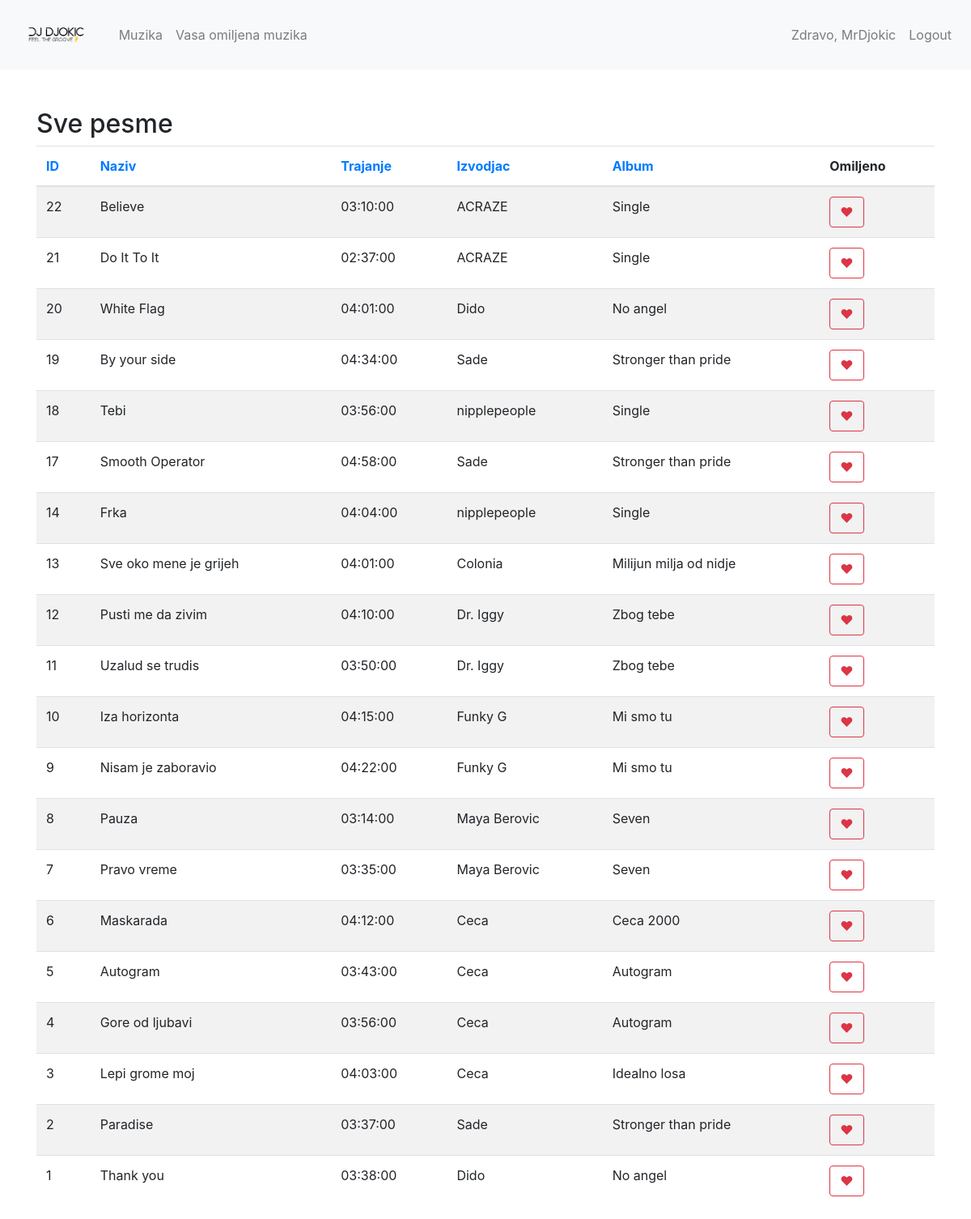
/muzika.php?order_by=id&order_dir=desc (signed in), run on the app's committed database.
### tables this page shows
CREATE TABLE `pesme` (
  `id` int(11) NOT NULL,
  `naziv` varchar(255) NOT NULL,
  `trajanje` time NOT NULL,
  `izvodjac_id` int(11) NOT NULL,
  `album_id` int(11) NOT NULL
);

CREATE TABLE `izvodjaci` (
  `id` int(11) NOT NULL,
  `ime` varchar(255) NOT NULL
);

CREATE TABLE `albumi` (
  `id` int(11) NOT NULL,
  `naziv` varchar(255) NOT NULL,
  `godina_izdavanja` year(4) NOT NULL,
  `izvodjac_id` int(11) NOT NULL
);

### muzika.php (the view, shortened to what this page needs)
<?php
include('header.php');
include('db.php');
$order_by = isset($_GET['order_by']) ? $_GET['order_by'] : 'pesma_naziv';
$order_dir = isset($_GET['order_dir']) && $_GET['order_dir'] == 'desc' ? 'DESC' : 'ASC';
$sql = "SELECT pesme.id, pesme.naziv AS pesma_naziv, pesme.trajanje, izvodjaci.ime AS izvodjac_ime, albumi.naziv AS album_naziv
        FROM pesme
        JOIN izvodjaci ON pesme.izvodjac_id = izvodjaci.id
        JOIN albumi ON pesme.album_id = albumi.id
        ORDER BY $order_by $order_dir";
$result = $conn->query($sql);
?>
<div class="container mt-5">
    <h2>Sve pesme</h2>
    <table class="table table-striped">
        <thead>
            <tr>
                <th><a href="?order_by=id&order_dir=<?= $order_dir == 'ASC' ? 'desc' : 'asc' ?>">ID</a></th>
                <th><a href="?order_by=pesma_naziv&order_dir=<?= $order_dir == 'ASC' ? 'desc' : 'asc' ?>">Naziv</a></th>
                <th><a href="?order_by=trajanje&order_dir=<?= $order_dir == 'ASC' ? 'desc' : 'asc' ?>">Trajanje</a></th>
                <th><a href="?order_by=izvodjac_ime&order_dir=<?= $order_dir == 'ASC' ? 'desc' : 'asc' ?>">Izvodjac</a></th>
                <th><a href="?order_by=album_naziv&order_dir=<?= $order_dir == 'ASC' ? 'desc' : 'asc' ?>">Album</a></th>
                <th>Omiljeno</th>
            </tr>
        </thead>
        <tbody>
            <?php while($row = $result->fetch_assoc()): ?>
                <tr>
                    <td><?= $row['id'] ?></td>
                    <td><?= $row['pesma_naziv'] ?></td>
                    <td><?= $row['trajanje'] ?></td>
                    <td><?= $row['izvodjac_ime'] ?></td>
                    <td><?= $row['album_naziv'] ?></td>
                    <td>
                        <form method="POST" action="muzika.php">
                            <button type="submit" class="btn btn-outline-danger">❤</button>
                        </form>
                    </td>
                </tr>
            <?php endwhile; ?>
        </tbody>
    </table>
</div>
</body>
</html>

### data on the page
pesme: id "22", naziv "Believe", trajanje "03:10:00", izvodjac.ime "ACRAZE", album.naziv "Single"
pesme: id "21", naziv "Do It To It", trajanje "02:37:00", izvodjac.ime "ACRAZE", album.naziv "Single"
pesme: id "20", naziv "White Flag", trajanje "04:01:00", izvodjac.ime "Dido", album.naziv "No angel"
pesme: id "19", naziv "By your side", trajanje "04:34:00", izvodjac.ime "Sade", album.naziv "Stronger than pride"
pesme: id "18", naziv "Tebi", trajanje "03:56:00", izvodjac.ime "nipplepeople", album.naziv "Single"
pesme: id "17", naziv "Smooth Operator", trajanje "04:58:00", izvodjac.ime "Sade", album.naziv "Stronger than pride"
pesme: id "14", naziv "Frka", trajanje "04:04:00", izvodjac.ime "nipplepeople", album.naziv "Single"
pesme: id "13", naziv "Sve oko mene je grijeh", trajanje "04:01:00", izvodjac.ime "Colonia", album.naziv "Milijun milja od nidje"
pesme: id "12", naziv "Pusti me da zivim", trajanje "04:10:00", izvodjac.ime "Dr. Iggy", album.naziv "Zbog tebe"
pesme: id "11", naziv "Uzalud se trudis", trajanje "03:50:00", izvodjac.ime "Dr. Iggy", album.naziv "Zbog tebe"
pesme: id "10", naziv "Iza horizonta", trajanje "04:15:00", izvodjac.ime "Funky G", album.naziv "Mi smo tu"
pesme: id "9", naziv "Nisam je zaboravio", trajanje "04:22:00", izvodjac.ime "Funky G", album.naziv "Mi smo tu"
pesme: id "8", naziv "Pauza", trajanje "03:14:00", izvodjac.ime "Maya Berovic", album.naziv "Seven"
pesme: id "7", naziv "Pravo vreme", trajanje "03:35:00", izvodjac.ime "Maya Berovic", album.naziv "Seven"
pesme: id "6", naziv "Maskarada", trajanje "04:12:00", izvodjac.ime "Ceca", album.naziv "Ceca 2000"
pesme: id "5", naziv "Autogram", trajanje "03:43:00", izvodjac.ime "Ceca", album.naziv "Autogram"
pesme: id "4", naziv "Gore od ljubavi", trajanje "03:56:00", izvodjac.ime "Ceca", album.naziv "Autogram"
pesme: id "3", naziv "Lepi grome moj", trajanje "04:03:00", izvodjac.ime "Ceca", album.naziv "Idealno losa"
pesme: id "2", naziv "Paradise", trajanje "03:37:00", izvodjac.ime "Sade", album.naziv "Stronger than pride"
pesme: id "1", naziv "Thank you", trajanje "03:38:00", izvodjac.ime "Dido", album.naziv "No angel"

### other printed values
$_SESSION['username'] "MrDjokic"
